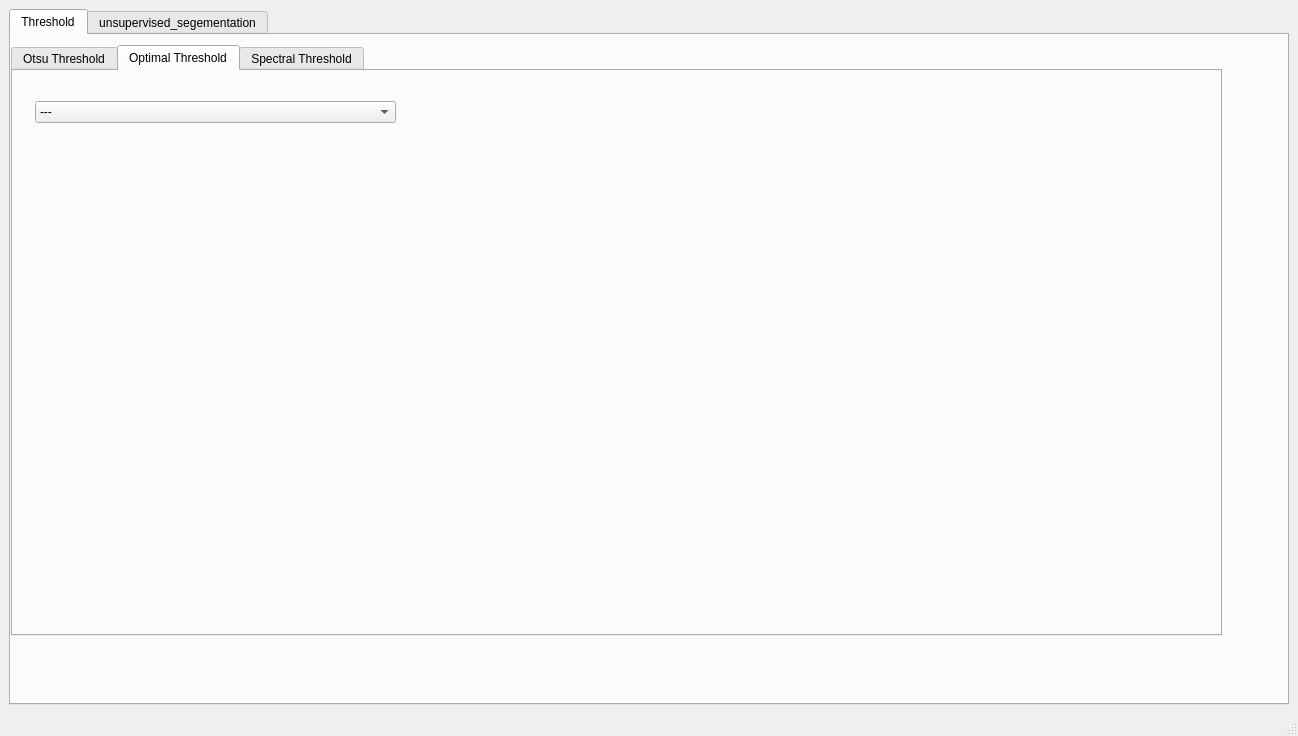
<?xml version="1.0" encoding="UTF-8"?>
<ui version="4.0">
 <class>MainWindow</class>
 <widget class="QMainWindow" name="MainWindow">
  <property name="geometry">
   <rect>
    <x>0</x>
    <y>0</y>
    <width>1298</width>
    <height>736</height>
   </rect>
  </property>
  <property name="windowTitle">
   <string>MainWindow</string>
  </property>
  <widget class="QWidget" name="centralwidget">
   <layout class="QGridLayout" name="gridLayout_2">
    <item row="0" column="0">
     <widget class="QTabWidget" name="tabWidget">
      <property name="currentIndex">
       <number>0</number>
      </property>
      <widget class="QWidget" name="tab">
       <attribute name="title">
        <string>Threshold</string>
       </attribute>
       <widget class="QTabWidget" name="tabWidget_2">
        <property name="geometry">
         <rect>
          <x>0</x>
          <y>10</y>
          <width>1211</width>
          <height>591</height>
         </rect>
        </property>
        <property name="currentIndex">
         <number>1</number>
        </property>
        <widget class="QWidget" name="tab_3">
         <attribute name="title">
          <string>Otsu Threshold</string>
         </attribute>
         <widget class="QWidget" name="layoutWidget">
          <property name="geometry">
           <rect>
            <x>10</x>
            <y>9</y>
            <width>1051</width>
            <height>531</height>
           </rect>
          </property>
          <layout class="QVBoxLayout" name="verticalLayout_6">
           <item>
            <layout class="QHBoxLayout" name="horizontalLayout_2">
             <item>
              <layout class="QVBoxLayout" name="verticalLayout_5" stretch="2,5">
               <item>
                <layout class="QHBoxLayout" name="horizontalLayout">
                 <item>
                  <widget class="QLabel" name="label">
                   <property name="font">
                    <font>
                     <pointsize>13</pointsize>
                    </font>
                   </property>
                   <property name="text">
                    <string>Original image</string>
                   </property>
                  </widget>
                 </item>
                 <item>
                  <widget class="QPushButton" name="pushButton_3">
                   <property name="text">
                    <string>Play</string>
                   </property>
                  </widget>
                 </item>
                </layout>
               </item>
               <item>
                <widget class="PlotWidget" name="widget_2" native="true"/>
               </item>
              </layout>
             </item>
             <item>
              <layout class="QVBoxLayout" name="verticalLayout_4" stretch="2,5">
               <item>
                <layout class="QHBoxLayout" name="horizontalLayout_8">
                 <item>
                  <widget class="QLabel" name="label_6">
                   <property name="font">
                    <font>
                     <pointsize>11</pointsize>
                    </font>
                   </property>
                   <property name="text">
                    <string> Global Otsu Threshold </string>
                   </property>
                  </widget>
                 </item>
                 <item>
                  <widget class="QPushButton" name="pushButton_1">
                   <property name="text">
                    <string>play</string>
                   </property>
                  </widget>
                 </item>
                </layout>
               </item>
               <item>
                <widget class="PlotWidget" name="widget_3" native="true"/>
               </item>
              </layout>
             </item>
             <item>
              <layout class="QVBoxLayout" name="verticalLayout_3" stretch="2,5">
               <item>
                <layout class="QHBoxLayout" name="horizontalLayout_9">
                 <item>
                  <widget class="QLabel" name="label_7">
                   <property name="font">
                    <font>
                     <pointsize>11</pointsize>
                    </font>
                   </property>
                   <property name="text">
                    <string>Local Otsu Threshold </string>
                   </property>
                  </widget>
                 </item>
                 <item>
                  <widget class="QComboBox" name="comboBox_2">
                   <item>
                    <property name="text">
                     <string>__Size of window____</string>
                    </property>
                   </item>
                   <item>
                    <property name="text">
                     <string>16_window</string>
                    </property>
                   </item>
                   <item>
                    <property name="text">
                     <string>32_window</string>
                    </property>
                   </item>
                   <item>
                    <property name="text">
                     <string>64_window</string>
                    </property>
                   </item>
                   <item>
                    <property name="text">
                     <string>128_window</string>
                    </property>
                   </item>
                  </widget>
                 </item>
                </layout>
               </item>
               <item>
                <widget class="PlotWidget" name="widget_1" native="true"/>
               </item>
              </layout>
             </item>
            </layout>
           </item>
           <item>
            <widget class="QLabel" name="label_2">
             <property name="text">
              <string/>
             </property>
            </widget>
           </item>
          </layout>
         </widget>
        </widget>
        <widget class="QWidget" name="tab_4">
         <attribute name="title">
          <string>Optimal Threshold</string>
         </attribute>
         <widget class="QComboBox" name="comboBox_3">
          <property name="geometry">
           <rect>
            <x>22</x>
            <y>30</y>
            <width>361</width>
            <height>22</height>
           </rect>
          </property>
          <item>
           <property name="text">
            <string>---</string>
           </property>
          </item>
          <item>
           <property name="text">
            <string>optimal</string>
           </property>
          </item>
          <item>
           <property name="text">
            <string>local optimal</string>
           </property>
          </item>
          <item>
           <property name="text">
            <string>global optimal</string>
           </property>
          </item>
         </widget>
         <widget class="QWidget" name="widget_5" native="true">
          <property name="geometry">
           <rect>
            <x>10</x>
            <y>100</y>
            <width>381</width>
            <height>401</height>
           </rect>
          </property>
         </widget>
         <widget class="QWidget" name="widget_6" native="true">
          <property name="geometry">
           <rect>
            <x>400</x>
            <y>100</y>
            <width>381</width>
            <height>401</height>
           </rect>
          </property>
         </widget>
         <widget class="QWidget" name="widget_7" native="true">
          <property name="geometry">
           <rect>
            <x>790</x>
            <y>100</y>
            <width>381</width>
            <height>401</height>
           </rect>
          </property>
         </widget>
        </widget>
        <widget class="QWidget" name="tab_5">
         <attribute name="title">
          <string>Spectral Threshold</string>
         </attribute>
        </widget>
       </widget>
      </widget>
      <widget class="QWidget" name="tab_2">
       <attribute name="title">
        <string>unsupervised_segementation</string>
       </attribute>
       <layout class="QGridLayout" name="gridLayout">
        <item row="0" column="0">
         <layout class="QVBoxLayout" name="verticalLayout_7">
          <item>
           <widget class="QLabel" name="label_3">
            <property name="text">
             <string>&lt;html&gt;&lt;head/&gt;&lt;body&gt;&lt;p&gt;&lt;span style=&quot; font-size:18pt; font-weight:600;&quot;&gt;Original Image&lt;/span&gt;&lt;/p&gt;&lt;/body&gt;&lt;/html&gt;</string>
            </property>
           </widget>
          </item>
          <item>
           <widget class="PlotWidget" name="widget" native="true"/>
          </item>
         </layout>
        </item>
        <item row="0" column="1">
         <layout class="QVBoxLayout" name="verticalLayout_8">
          <item>
           <layout class="QHBoxLayout" name="horizontalLayout_3">
            <item>
             <widget class="QLabel" name="label_4">
              <property name="text">
               <string>&lt;html&gt;&lt;head/&gt;&lt;body&gt;&lt;p&gt;&lt;span style=&quot; font-size:18pt; font-weight:600;&quot;&gt;Output Image&lt;/span&gt;&lt;/p&gt;&lt;/body&gt;&lt;/html&gt;</string>
              </property>
             </widget>
            </item>
            <item>
             <widget class="QComboBox" name="comboBox">
              <property name="font">
               <font>
                <pointsize>14</pointsize>
               </font>
              </property>
              <item>
               <property name="text">
                <string>Choose Segmentation Method</string>
               </property>
              </item>
              <item>
               <property name="text">
                <string>K-means</string>
               </property>
              </item>
              <item>
               <property name="text">
                <string>mean shift method</string>
               </property>
              </item>
              <item>
               <property name="text">
                <string>Agglemorative</string>
               </property>
              </item>
              <item>
               <property name="text">
                <string>Region Growing</string>
               </property>
              </item>
             </widget>
            </item>
           </layout>
          </item>
          <item>
           <widget class="PlotWidget" name="widget_4" native="true"/>
          </item>
         </layout>
        </item>
       </layout>
      </widget>
     </widget>
    </item>
   </layout>
   <widget class="QWidget" name="layoutWidget">
    <property name="geometry">
     <rect>
      <x>0</x>
      <y>0</y>
      <width>2</width>
      <height>2</height>
     </rect>
    </property>
    <layout class="QVBoxLayout" name="verticalLayout"/>
   </widget>
   <widget class="QWidget" name="layoutWidget">
    <property name="geometry">
     <rect>
      <x>0</x>
      <y>0</y>
      <width>2</width>
      <height>2</height>
     </rect>
    </property>
    <layout class="QVBoxLayout" name="verticalLayout_2"/>
   </widget>
  </widget>
  <widget class="QMenuBar" name="menubar">
   <property name="geometry">
    <rect>
     <x>0</x>
     <y>0</y>
     <width>1298</width>
     <height>26</height>
    </rect>
   </property>
  </widget>
  <widget class="QStatusBar" name="statusbar"/>
 </widget>
 <customwidgets>
  <customwidget>
   <class>PlotWidget</class>
   <extends>QWidget</extends>
   <header location="global">pyqtgraph</header>
   <container>1</container>
  </customwidget>
 </customwidgets>
 <resources/>
 <connections/>
</ui>
